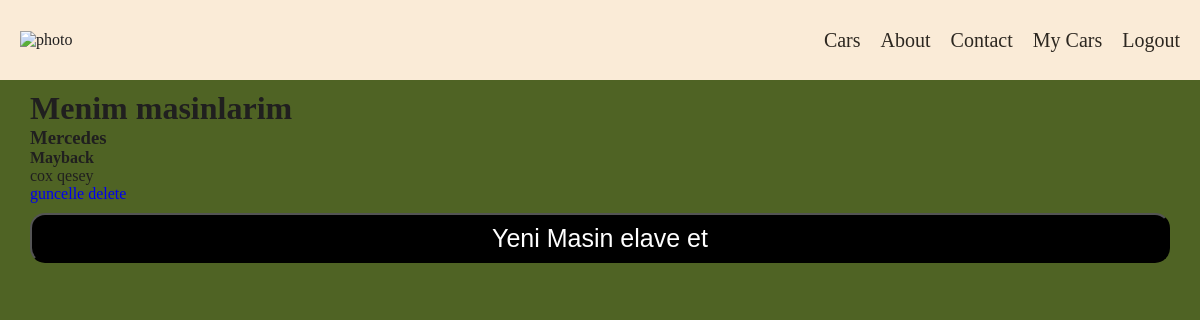
Before: /mycar (signed in) with the older database file.
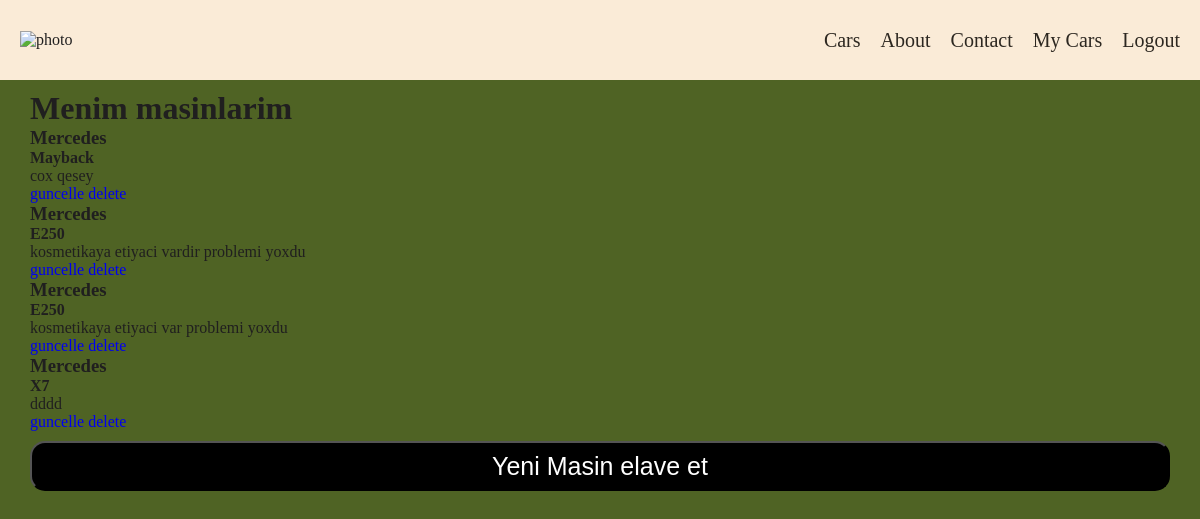
After: the same page with the newer database file.
### cars/models.py (models this page shows)
class Cars(models.Model):
    author=models.ForeignKey("auth.User",on_delete=models.CASCADE)
    marka = models.CharField(max_length = 150)
    model = models.CharField(max_length = 150)
    description = RichTextField()
    added_date = models.DateTimeField( auto_now_add=True)
    photo = models.FileField(upload_to='photo',blank=True,null=True)

### cars/views.py (the view)
# urls.py: path('mycar', my_car_page,name="mycar"),
@login_required(login_url="account:login")
def my_car_page(request):
    cars=Cars.objects.filter(author=request.user)
    return render(request,'mycar.html',{'cars':cars})

### templates/mycar.html (shortened to what this page needs)
{% extends 'base.html' %}
{% block body %}
<h1>Menim masinlarim</h1>
{% for car in cars %}
 <div>
     <h3>{{car.marka}}</h3>
     <h4>{{car.model}}</h4>
     <p>{{car.description|safe}}</p>
     <a href="{% url 'update' car.id %}">guncelle</a>
     <a href="{% url 'delete' car.id %}">delete</a>
 </div>
{% endfor %}
<a href="{% url 'add' %}"><button class="btn">Yeni Masin elave et</button></a>
{% endblock %}

### templates/base.html (shortened to what this page needs)
{% load static %}
<!DOCTYPE html>
<html lang="en">
<head>
    <link rel="stylesheet" href="{% static 'style1.css' %}">
</head>
<body>
         <div class="navbar">
        <div class="navbar_logo">
            <img src="{% static '1.png '%}" alt="photo">
        </div>
        <div class="nav_links">
            <ul>
                <li><a href="{% url 'home' %}">Cars</a></li>
                <li><a href="{% url 'about' %}">About</a></li>
                <li><a href="{% url 'contact'  %}">Contact</a></li>
                {% if request.user.is_authenticated %}
                <li><a href="{% url 'mycar' %}">My Cars</a></li>
                <li><a href="{% url 'account:logout' %}">Logout</a></li>
                {%else%}
                   <li><a href="{% url 'account:register' %}">Register</a></li>
                <li><a href="{% url 'account:login' %}">Login</a></li>
                {% endif %}
            </ul>
        </div>
    </div>
   <div class="container">
     {% block body %}
    {% endblock %}
   </div>
</body>
</html>

### static/style1.css (style rules this page uses)
* { margin: 0; padding: 0; box-sizing: border-box; text-decoration: none; list-style: none; }
body { background-color:rgb(79, 99, 36); color: rgb(32, 31, 31); }
.container { width: 1440px; max-width: 95%; margin: 0 auto; }
.navbar { display: flex; justify-content: space-between; align-items: center; background-color: antiquewhite; width: 100%; height: 80px; padding: 20px; margin-bottom: 10px; }
.nav_links ul { display: flex; align-items: center; gap:20px; }
.nav_links ul li a { color: rgb(44, 39, 32); font-size: 20px; }
.btn { text-align: center; width: 100%; height: 50px; background-color: black; color: white; margin-top: 10px; font-size: 25px; border-radius: 15px; cursor:pointer; }
.navbar_logo img { width: 100px; }

Changed rows visible on the page:
added Cars: marka "Mercedes", model "E250", description "kosmetikaya etiyaci vardir problemi yoxdu"
added Cars: marka "Mercedes", model "E250", description "kosmetikaya etiyaci var problemi yoxdu"
added Cars: marka "Mercedes", model "X7", description "dddd"
